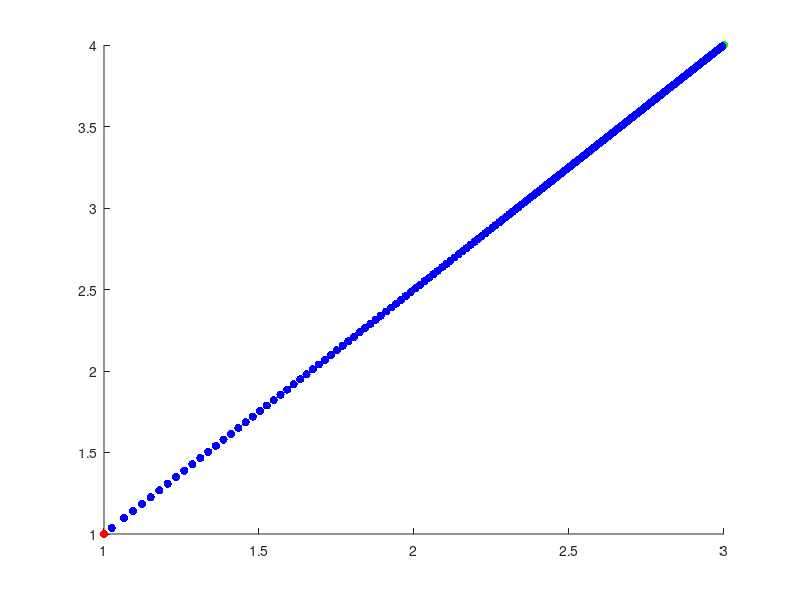

The MATLAB script that drew this image:
clc
pointA = [1 1];
pointB = [3 4];
Kpu = 15;
Kiu = 30;
kdh = 0.05;
Kph = 20;
Kih = 0.1;
kdu = 0.01;
dt = 0.001;
d_curr = pointA;
d_des  = pointB;
psi_curr = 0;
e_u = d_des - d_curr;
psi_des = atan2(e_u(2),e_u(1));
e_psi = psi_des - psi_curr;
e_psi_1 = psi_des - psi_curr;
e_u_1 = [0 0];
u_sur_1 =0;

while norm(e_u) > 0.01 
    norm(e_u)
    e_u = d_des - d_curr;
    % psi_des = atan2(e_u(2),e_u(1));
    % e_psi = psi_des - psi_curr;
    u_sur = Kpu*e_u + Kiu*(e_u+e_u_1)*dt/2 + kdu*(e_u - e_u_1)/dt;
    % u_head = Kph*e_psi + Kih*e_psi*dt + kdh*(e_psi - e_psi_1)/dt;
    % V1 = (u_sur + u_head)/2  ;
    % v2 = (u_sur - u_head)/2 ;
    % v = v1-v2;
    a = (u_sur-u_sur_1)/dt
    disp = u_sur_1*dt + 0.5*a*dt*dt;
    
    d_curr = d_curr + disp;
    e_u_1 = e_u;
    e_psi_1 = e_psi;
    u_sur_1 = u_sur;
    hold on

    scatter(pointA(1), pointA(2), 'filled', 'MarkerFaceColor', 'red');
    scatter(pointB(1), pointB(2), 'filled', 'MarkerFaceColor', 'green');
    scatter(d_curr(1), d_curr(2), 'filled', 'MarkerFaceColor', 'blue');
    hold off
    norm(e_u);
end